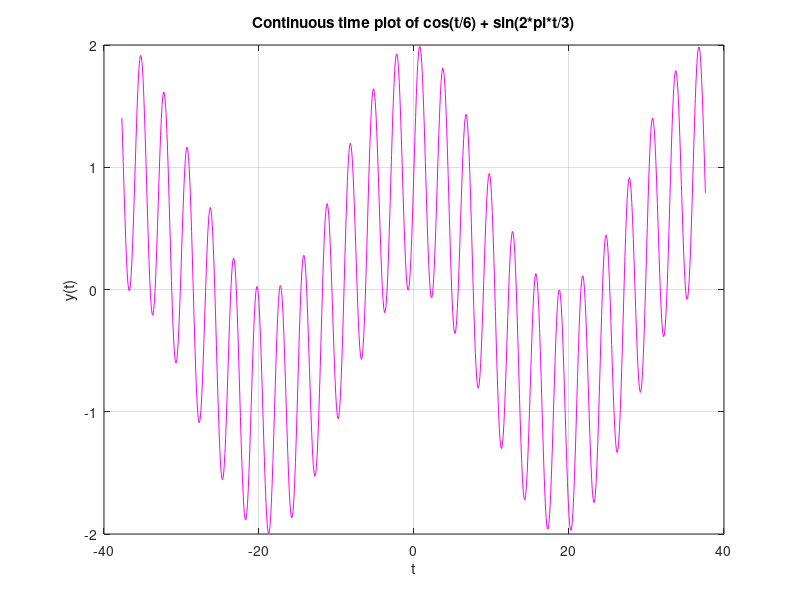

The MATLAB source for this figure:
pi_value = pi;
inputs = -12*pi_value:0.1:12*pi_value;
outputs = cos(inputs/6) + sin(2*pi_value*inputs/3);

plot(inputs, outputs, 'm')
title('Continuous time plot of cos(t/6) + sin(2*pi*t/3)')
xlabel('t')
ylabel('y(t)')
grid on